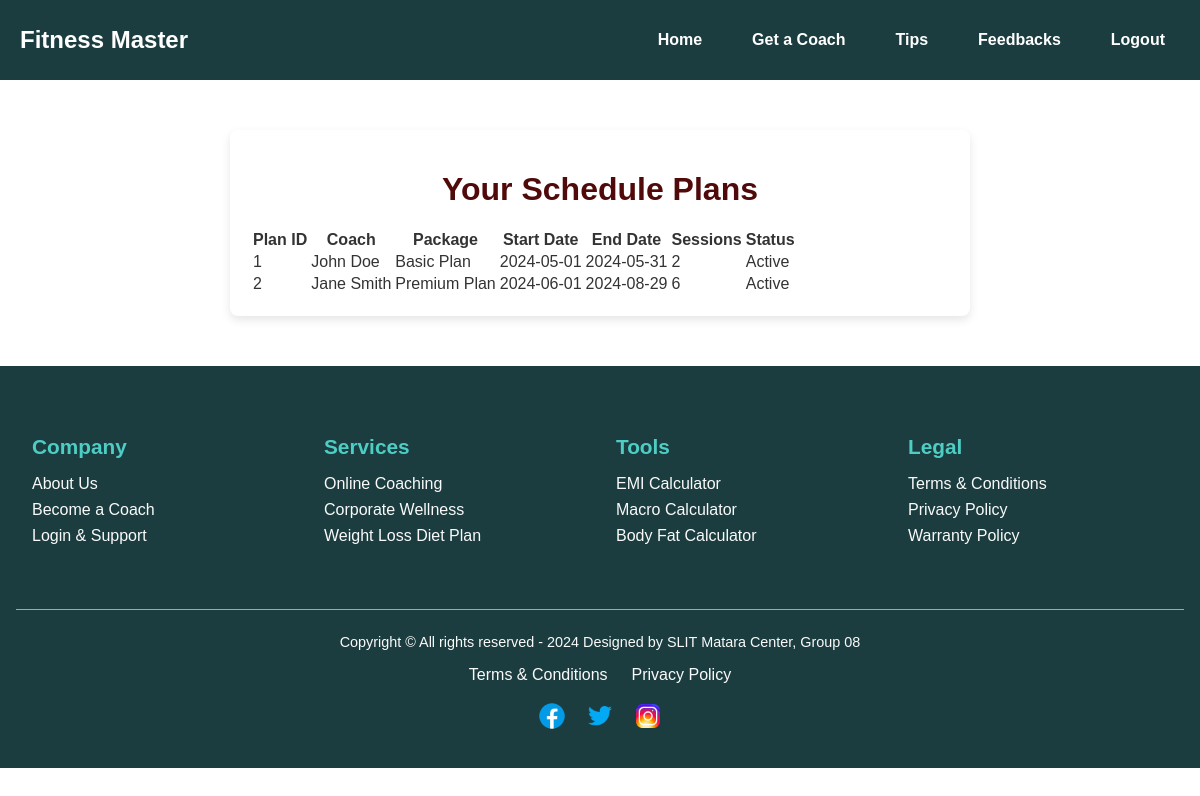
Page /view_schedule.php on the committed database.
### tables this page shows
CREATE TABLE `workout_plans` (
  `plan_id` INT(11) NOT NULL AUTO_INCREMENT,
  `user_id` INT(11) NOT NULL,
  `package_id` INT(11) NOT NULL,
  `coach_id` INT(11) NOT NULL,
  `start_date` DATE NOT NULL,
  `end_date` DATE NOT NULL,
  `status` ENUM('Active', 'Completed', 'Cancelled') DEFAULT 'Active',
  `session_count` INT DEFAULT 0,
  `notes` TEXT,
  `created_at` TIMESTAMP DEFAULT CURRENT_TIMESTAMP,
  `updated_at` TIMESTAMP DEFAULT CURRENT_TIMESTAMP ON UPDATE CURRENT_TIMESTAMP,
  PRIMARY KEY (`plan_id`),
  FOREIGN KEY (`user_id`) REFERENCES `users`(`id`) ON DELETE CASCADE,
  FOREIGN KEY (`package_id`) REFERENCES `membership_packages`(`package_id`) ON DELETE CASCADE,
  FOREIGN KEY (`coach_id`) REFERENCES `coaches`(`coach_id`) ON DELETE CASCADE
);

CREATE TABLE `coaches` (
  `coach_id` INT(11) NOT NULL AUTO_INCREMENT,
  `name` VARCHAR(100) NOT NULL,
  `email` VARCHAR(100) NOT NULL UNIQUE,
  `specialization` VARCHAR(100) NOT NULL,
  `experience_years` INT(11) NOT NULL,
  `bio` TEXT,
  `phone_number` VARCHAR(20),
  `availability` VARCHAR(100),
  `created_at` TIMESTAMP DEFAULT CURRENT_TIMESTAMP,
  `updated_at` TIMESTAMP DEFAULT CURRENT_TIMESTAMP ON UPDATE CURRENT_TIMESTAMP,
  PRIMARY KEY (`coach_id`)
);

CREATE TABLE `membership_packages` (
  `package_id` INT(11) NOT NULL AUTO_INCREMENT,
  `package_name` VARCHAR(100) NOT NULL,
  `price` DECIMAL(10,2) NOT NULL,
  `duration` INT NOT NULL COMMENT 'Duration in days',
  `description` TEXT,
  `features` TEXT,
  `created_at` TIMESTAMP DEFAULT CURRENT_TIMESTAMP,
  `updated_at` TIMESTAMP DEFAULT CURRENT_TIMESTAMP ON UPDATE CURRENT_TIMESTAMP,
  PRIMARY KEY (`package_id`)
);

### view_schedule.php (the view, shortened to what this page needs)
<?php
include("navbar.php");
include("db.php");
$user_id = 1;
$sql = "SELECT wp.plan_id, wp.start_date, wp.end_date, wp.session_count, wp.status, c.name as coach_name, mp.package_name
        FROM workout_plans wp
        JOIN coaches c ON wp.coach_id = c.coach_id
        JOIN membership_packages mp ON wp.package_id = mp.package_id
        WHERE wp.user_id = ?";
$stmt = $con->prepare($sql);
$stmt->bind_param('i', $user_id);
$stmt->execute();
$result = $stmt->get_result();
?>
<!DOCTYPE html>
<html lang="en">
<head>
    <link rel="stylesheet" href="./styles/feedbackstyle.css">
</head>
<body>
    <div class="container">
        <h1>Your Schedule Plans</h1>
        <table>
            <thead>
                <tr>
                    <th>Plan ID</th>
                    <th>Coach</th>
                    <th>Package</th>
                    <th>Start Date</th>
                    <th>End Date</th>
                    <th>Sessions</th>
                    <th>Status</th>
                </tr>
            </thead>
            <tbody>
                <?php while ($row = $result->fetch_assoc()) { ?>
                    <tr>
                        <td><?php echo $row['plan_id']; ?></td>
                        <td><?php echo $row['coach_name']; ?></td>
                        <td><?php echo $row['package_name']; ?></td>
                        <td><?php echo $row['start_date']; ?></td>
                        <td><?php echo $row['end_date']; ?></td>
                        <td><?php echo $row['session_count']; ?></td>
                        <td><?php echo $row['status']; ?></td>
                    </tr>
                <?php } ?>
            </tbody>
        </table>
    </div>
    <?php include 'footer.php'; ?>
</body>
</html>

### navbar.php (shortened to what this page needs)
<!DOCTYPE html>
<html lang="en">
<head>
</head>
<body style="margin: 0; font-family: Arial, sans-serif;">
    <header style="padding: 15px 0; background-color: #1c3d3f;">
        <div style="max-width: 1200px; margin: auto; display: flex; justify-content: space-between; align-items: center; padding: 0 20px;">
            <div class="logo">
                <a href="#" style="text-decoration: none; color: white; font-size: 24px; font-weight: bold;">Fitness Master</a>
            </div>
            <nav>
                <ul style="list-style: none; padding: 0; display: flex; gap: 20px;">
                    <li>
                        <a href="home.php" style="text-decoration: none; color: white; font-weight: 600; padding: 10px 15px; border-radius: 5px; transition: background-color 0.3s, transform 0.3s, box-shadow 0.3s;">Home</a>
                    </li>
                    <li>
                        <a href="add_schedule_plan.php" style="text-decoration: none; color: white; font-weight: 600; padding: 10px 15px; border-radius: 5px; transition: background-color 0.3s, transform 0.3s, box-shadow 0.3s;">Get a Coach</a>
                    </li>
                    <li>
                        <a href="view_schedule.php" style="text-decoration: none; color: white; font-weight: 600; padding: 10px 15px; border-radius: 5px; transition: background-color 0.3s, transform 0.3s, box-shadow 0.3s;">Tips</a>
                    </li>
                    <li>
                        <a href="manage_feedbacks.php" style="text-decoration: none; color: white; font-weight: 600; padding: 10px 15px; border-radius: 5px; transition: background-color 0.3s, transform 0.3s, box-shadow 0.3s;">Feedbacks</a>
                    </li>
                    <li>
                        <a href="logout.php" style="text-decoration: none; color: white; font-weight: 600; padding: 10px 15px; border-radius: 5px; transition: background-color 0.3s, transform 0.3s, box-shadow 0.3s;">Logout</a>
                    </li>
                </ul>
            </nav>
        </div>
    </header>
</body>
</html>

### footer.php
<!DOCTYPE html>
<html lang="en">
<head>
</head>
<body>
    <footer style="background-color: #1c3d3f; color: #fafafa; padding: 2rem 1rem; display: flex; flex-wrap: wrap; justify-content: space-between;">
        <div class="footer-container" style="flex: 1; display: flex; justify-content: space-between; width: 100%;">
            <div class="footer-section" style="flex: 1; margin: 1rem;">
                <h3 style="font-size: 1.3rem; margin-bottom: 1rem; color: #4ecdc4;">Company</h3>
                <ul style="list-style: none; padding: 0;">
                    <li style="margin: 0.5rem 0;"><a href="#" style="color: #fafafa; text-decoration: none; transition: color 0.3s;">About Us</a></li>
                    <li style="margin: 0.5rem 0;"><a href="#" style="color: #fafafa; text-decoration: none; transition: color 0.3s;">Become a Coach</a></li>
                    <li style="margin: 0.5rem 0;"><a href="#" style="color: #fafafa; text-decoration: none; transition: color 0.3s;">Login & Support</a></li>
                </ul>
            </div>
            <div class="footer-section" style="flex: 1; margin: 1rem;">
                <h3 style="font-size: 1.3rem; margin-bottom: 1rem; color: #4ecdc4;">Services</h3>
                <ul style="list-style: none; padding: 0;">
                    <li style="margin: 0.5rem 0;"><a href="#" style="color: #fafafa; text-decoration: none; transition: color 0.3s;">Online Coaching</a></li>
                    <li style="margin: 0.5rem 0;"><a href="#" style="color: #fafafa; text-decoration: none; transition: color 0.3s;">Corporate Wellness</a></li>
                    <li style="margin: 0.5rem 0;"><a href="#" style="color: #fafafa; text-decoration: none; transition: color 0.3s;">Weight Loss Diet Plan</a></li>
                </ul>
            </div>
            <div class="footer-section" style="flex: 1; margin: 1rem;">
                <h3 style="font-size: 1.3rem; margin-bottom: 1rem; color: #4ecdc4;">Tools</h3>
                <ul style="list-style: none; padding: 0;">
                    <li style="margin: 0.5rem 0;"><a href="#" style="color: #fafafa; text-decoration: none; transition: color 0.3s;">EMI Calculator</a></li>
                    <li style="margin: 0.5rem 0;"><a href="#" style="color: #fafafa; text-decoration: none; transition: color 0.3s;">Macro Calculator</a></li>
                    <li style="margin: 0.5rem 0;"><a href="#" style="color: #fafafa; text-decoration: none; transition: color 0.3s;">Body Fat Calculator</a></li>
                </ul>
            </div>
            <div class="footer-section" style="flex: 1; margin: 1rem;">
                <h3 style="font-size: 1.3rem; margin-bottom: 1rem; color: #4ecdc4;">Legal</h3>
                <ul style="list-style: none; padding: 0;">
                    <li style="margin: 0.5rem 0;"><a href="#" style="color: #fafafa; text-decoration: none; transition: color 0.3s;">Terms & Conditions</a></li>
                    <li style="margin: 0.5rem 0;"><a href="#" style="color: #fafafa; text-decoration: none; transition: color 0.3s;">Privacy Policy</a></li>
                    <li style="margin: 0.5rem 0;"><a href="#" style="color: #fafafa; text-decoration: none; transition: color 0.3s;">Warranty Policy</a></li>
                </ul>
            </div>
        </div>
        <div class="footer-bottom" style="text-align: center; width: 100%; margin-top: 2rem; border-top: 1px solid #4ecdc4; padding-top: 1rem;">
            <p style="font-size: 0.9rem; margin: 0.5rem 0;">Copyright © All rights reserved - 2024 Designed by SLIT Matara Center, Group 08</p>
            <ul class="bottom-links" style="list-style: none; padding: 0; display: flex; justify-content: center; gap: 1.5rem;">
                <li><a href="#" style="color: #fafafa; text-decoration: none; transition: color 0.3s;">Terms & Conditions</a></li>
                <li><a href="#" style="color: #fafafa; text-decoration: none; transition: color 0.3s;">Privacy Policy</a></li>
            </ul>
            <div class="social-icons" style="display: flex; justify-content: center; gap: 1rem; margin-top: 1rem;">
                <a href="#"><img src="images/facebook-icon.png" alt="Facebook" style="width: 32px; height: 32px; transition: transform 0.3s;"></a>
                <a href="#"><img src="images/twitter-icon.png" alt="Twitter" style="width: 32px; height: 32px; transition: transform 0.3s;"></a>
                <a href="#"><img src="images/instagram-icon.png" alt="Instagram" style="width: 32px; height: 32px; transition: transform 0.3s;"></a>
            </div>
        </div>
    </footer>
</body>
</html>

### styles/feedbackstyle.css (style rules this page uses)
body { font-family: Arial, sans-serif; background: #fff; color: #333; margin: 0; padding: 0; }
.container { max-width: 700px; margin: 50px auto; padding: 20px; background: #fff; border-radius: 8px; box-shadow: 0 4px 10px rgba(0, 0, 0, 0.1); transition: transform 0.3s ease; }
h1 { text-align: center; color: #500a0a; margin-bottom: 20px; }

### rows in the picture
workout_plans: plan_id "1", coach.name "John Doe", package.package_name "Basic Plan", start_date "2024-05-01", end_date "2024-05-31", session_count "2", status "Active"
workout_plans: plan_id "2", coach.name "Jane Smith", package.package_name "Premium Plan", start_date "2024-06-01", end_date "2024-08-29", session_count "6", status "Active"
